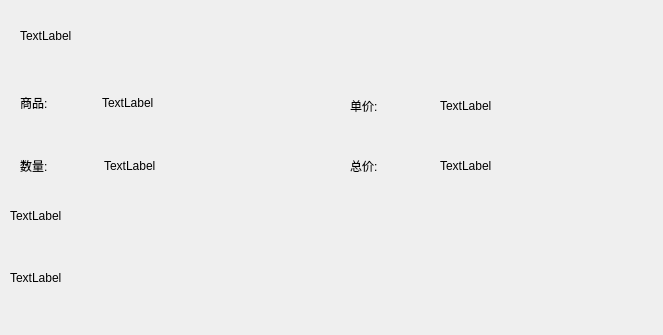
<?xml version="1.0" encoding="UTF-8"?>
<ui version="4.0">
 <class>AddSaleDialog</class>
 <widget class="QDialog" name="AddSaleDialog">
  <property name="geometry">
   <rect>
    <x>0</x>
    <y>0</y>
    <width>663</width>
    <height>335</height>
   </rect>
  </property>
  <property name="windowTitle">
   <string>Dialog</string>
  </property>
  <property name="styleSheet">
   <string notr="true">#AddSaleDialog{border-image: url(:/image/dialog.png);}</string>
  </property>
  <widget class="QLabel" name="label_title">
   <property name="geometry">
    <rect>
     <x>20</x>
     <y>15</y>
     <width>571</width>
     <height>41</height>
    </rect>
   </property>
   <property name="text">
    <string>TextLabel</string>
   </property>
  </widget>
  <widget class="QLabel" name="label_msg">
   <property name="geometry">
    <rect>
     <x>10</x>
     <y>195</y>
     <width>631</width>
     <height>41</height>
    </rect>
   </property>
   <property name="text">
    <string>TextLabel</string>
   </property>
  </widget>
  <widget class="QLabel" name="label_name">
   <property name="geometry">
    <rect>
     <x>102</x>
     <y>82</y>
     <width>241</width>
     <height>41</height>
    </rect>
   </property>
   <property name="text">
    <string>TextLabel</string>
   </property>
  </widget>
  <widget class="QLabel" name="label_discount">
   <property name="geometry">
    <rect>
     <x>10</x>
     <y>257</y>
     <width>291</width>
     <height>41</height>
    </rect>
   </property>
   <property name="text">
    <string>TextLabel</string>
   </property>
  </widget>
  <widget class="QLabel" name="label">
   <property name="geometry">
    <rect>
     <x>20</x>
     <y>140</y>
     <width>81</width>
     <height>51</height>
    </rect>
   </property>
   <property name="text">
    <string>数量:</string>
   </property>
  </widget>
  <widget class="QLabel" name="label_2">
   <property name="geometry">
    <rect>
     <x>20</x>
     <y>82</y>
     <width>81</width>
     <height>41</height>
    </rect>
   </property>
   <property name="text">
    <string>商品:</string>
   </property>
  </widget>
  <widget class="QLabel" name="label_3">
   <property name="geometry">
    <rect>
     <x>350</x>
     <y>80</y>
     <width>81</width>
     <height>51</height>
    </rect>
   </property>
   <property name="text">
    <string>单价:</string>
   </property>
  </widget>
  <widget class="QLabel" name="label_4">
   <property name="geometry">
    <rect>
     <x>350</x>
     <y>140</y>
     <width>81</width>
     <height>51</height>
    </rect>
   </property>
   <property name="text">
    <string>总价:</string>
   </property>
  </widget>
  <widget class="QLabel" name="label_weight">
   <property name="geometry">
    <rect>
     <x>104</x>
     <y>145</y>
     <width>241</width>
     <height>41</height>
    </rect>
   </property>
   <property name="text">
    <string>TextLabel</string>
   </property>
  </widget>
  <widget class="QLabel" name="label_price">
   <property name="geometry">
    <rect>
     <x>440</x>
     <y>85</y>
     <width>211</width>
     <height>41</height>
    </rect>
   </property>
   <property name="text">
    <string>TextLabel</string>
   </property>
  </widget>
  <widget class="QLabel" name="label_totel">
   <property name="geometry">
    <rect>
     <x>440</x>
     <y>145</y>
     <width>211</width>
     <height>41</height>
    </rect>
   </property>
   <property name="text">
    <string>TextLabel</string>
   </property>
  </widget>
 </widget>
 <resources/>
 <connections/>
</ui>
